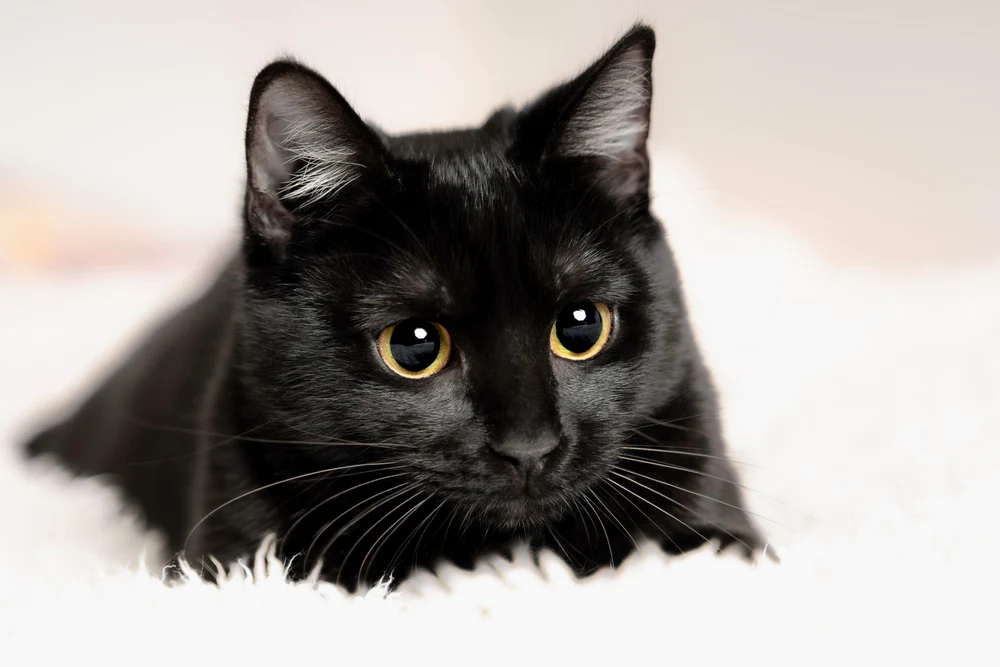
#> input picture day09/cat.jpg, 1000 x 667 px, found by its file name
$ python p58_openCV.py
#> lines starting #> are read from the running program, lines starting #| are printed output that depends on the picture
#file: p58_openCV.py
#desc: OpenCV 활용

#OpenCV: 실시간 이미지 프로세싱 라이브러리
'''
> pip install opencv-python
'''

import cv2

#print(cv2.__version__)  #OpenCV 설치 확인용

image = cv2.imread('./day09/cat.jpg')   #디폴트: IMREAD_UNCHANGED
#> image is the input picture: shape (667, 1000, 3); mean B, G, R 157.3, 161.2, 166
#image = cv2.imread('./day09/cat.jpg', cv2.IMREAD_GRAYSCALE) #IMREAD_GRAYSCALE: 컬러->흑백으로 바꿈
#image = cv2.imread('./day09/cat.jpg', cv2.IMREAD_REDUCED_COLOR_2)   #크기 반으로 줄임
gray = cv2.cvtColor(image, cv2.COLOR_BGR2GRAY)  #원본을 흑백으로 변경

height, width, channel = image.shape
#> height = 667; width = 1000; channel = 3
print(height, width, channel)   #세로: 667, 가로: 1000, 채널: 3(바이트)
#| 667 1000 3

sizeSmall = cv2.resize(image, (width//2, height//2))    #크기 설정 시 정수만 가능

img_cropped = image[(height//2):, :(width//2)] #x축을 반으로 잘라 반만 나오도록 설정 / image(세로, 가로)
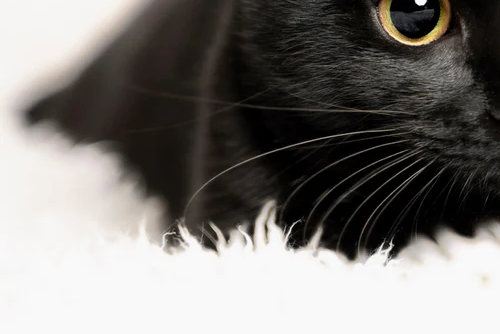
#> img_cropped: shape (334, 500, 3); mean B, G, R 118.2, 121.4, 124.4

cv2.imshow('Cat, color', image) #원본
cv2.imshow('Cat, gray', gray)   #흑백
cv2.imshow('Reduced Cat', sizeSmall)    #원본의 1/4 사이즈(가로 세로 각각 반으로 줄임)
cv2.imshow('Half Cat', img_cropped)

cv2.waitKey(0)
cv2.destroyAllWindows() #나머지 필요없는 거 지움
